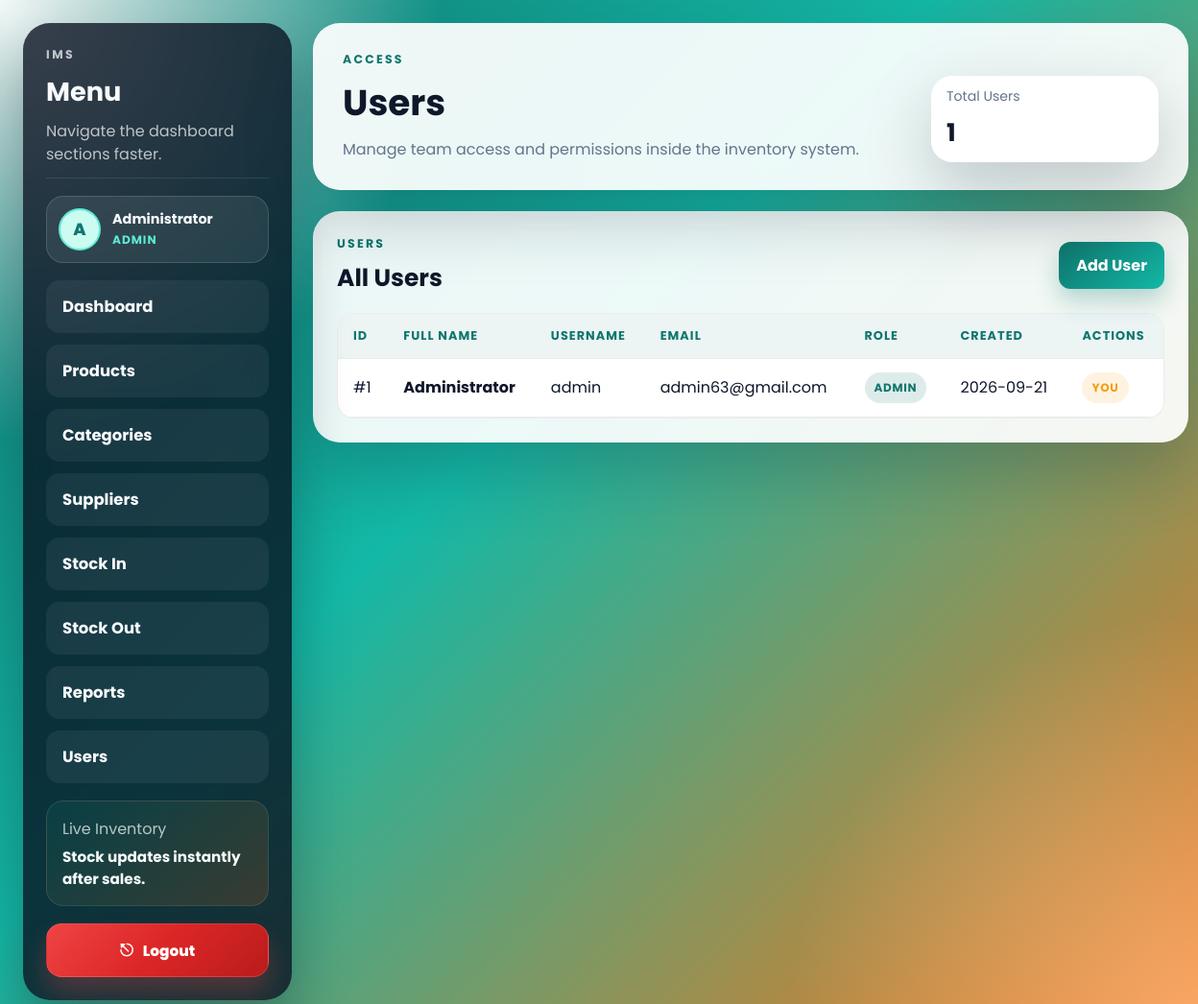
The app's page /users/list.php (signed in) with its own data.
### tables this page shows
CREATE TABLE users (
    id          INT AUTO_INCREMENT PRIMARY KEY,
    username    VARCHAR(50) UNIQUE NOT NULL,
    password    VARCHAR(255) NOT NULL,           
    full_name   VARCHAR(100) NOT NULL,
    email       VARCHAR(100),
    role        ENUM('admin','staff') NOT NULL DEFAULT 'staff',  
    created_at  TIMESTAMP DEFAULT CURRENT_TIMESTAMP,
    updated_at  TIMESTAMP DEFAULT CURRENT_TIMESTAMP ON UPDATE CURRENT_TIMESTAMP
);

### users/list.php (the view, shortened to what this page needs)
<?php
require $_SERVER['DOCUMENT_ROOT'] . '/Project_IMS/includes/db.php';
$users = $pdo->query("SELECT * FROM users ORDER BY created_at DESC")->fetchAll();
?>
<!DOCTYPE html>
<html lang="en">
<head>
    <link rel="stylesheet" href="/Project_IMS/assests/css/dashboard.css">
    <link rel="stylesheet" href="/Project_IMS/assests/css/sidebar-submenu.css">
    <link rel="stylesheet" href="/Project_IMS/assests/css/user_list.css">
</head>
<body>
    <div class="dashboard-layout">
        <aside class="sidebar">
            <div class="sidebar-brand">
                <p class="sidebar-kicker">IMS</p>
                <h2>Menu</h2>
                <p>Navigate the dashboard sections faster.</p>
            </div>
            <?php require $_SERVER['DOCUMENT_ROOT'] . '/Project_IMS/includes/sidebar_profile.php'; ?>
            <nav class="sidebar-nav" aria-label="Dashboard menu">
                <a href="/Project_IMS/dashboard.php">Dashboard</a>
                <a href="/Project_IMS/transactions/stock_in.php">Stock In</a>
                <a href="/Project_IMS/transactions/stock_out.php">Stock Out</a>
                <a href="/Project_IMS/reports/index.php">Reports</a>
                <?php if ($_SESSION['role'] === 'admin'): ?>
                <a href="/Project_IMS/users/list.php">Users</a>
                <?php endif; ?>
            </nav>
            <div class="sidebar-footer"><span>Live Inventory</span><strong>Stock updates instantly after sales.</strong></div>
            <a class="logout-btn" id="logoutBtn" href="/Project_IMS/auth/logout.php">Logout</a>
        </aside>
        <div class="dashboard-shell page-shell">
            <header class="dashboard-header">
                <div>
                    <p class="eyebrow">Access</p>
                    <h1>Users</h1>
                    <p class="subtitle">Manage team access and permissions inside the inventory system.</p>
                </div>
                <div class="header-metrics">
                    <div class="metric-card"><span>Total Users</span><strong><?= count($users) ?></strong></div>
                </div>
            </header>
            <section class="panel-table">
                <div class="panel-head">
                    <div>
                        <p class="panel-tag">Users</p>
                        <h2>All Users</h2>
                    </div>
                    <a href="./add.php" class="primary-btn">Add User</a>
                </div>
                <div class="table-wrap">
                    <table>
                        <thead>
                            <tr>
                                <th>ID</th>
                                <th>Full Name</th>
                                <th>Username</th>
                                <th>Email</th>
                                <th>Role</th>
                                <th>Created</th>
                                <th>Actions</th>
                            </tr>
                        </thead>
                        <tbody>
                            <?php if (empty($users)): ?>
                                <tr><td colspan="7" class="empty-state">No users found.</td></tr>
                            <?php else: ?>
                                <?php foreach ($users as $user): ?>
                                    <tr>
                                        <td>#<?= (int)$user['id'] ?></td>
                                        <td><strong><?= htmlspecialchars($user['full_name']) ?></strong></td>
                                        <td><?= htmlspecialchars($user['username']) ?></td>
                                        <td><?= htmlspecialchars($user['email']) ?></td>
                                        <td><span class="badge <?= htmlspecialchars($user['role']) ?>"><?= htmlspecialchars($user['role']) ?></span></td>
                                        <td><?= htmlspecialchars(date('Y-m-d', strtotime($user['created_at']))) ?></td>
                                        <td>
                                            <div class="action-group">
                                                <?php if ((int)$user['id'] !== (int)$_SESSION['user_id']): ?>
                                                    <a href="./delete.php?id=<?= (int)$user['id'] ?>" class="delete-btn" data-confirm="Delete this user?">Delete</a>
                                                <?php else: ?>
                                                    <span class="badge staff">You</span>
                                                <?php endif; ?>
                                            </div>
                                        </td>
                                    </tr>
                                <?php endforeach; ?>
                            <?php endif; ?>
                        </tbody>
                    </table>
                </div>
            </section>
        </div>
    </div>
</body>
</html>

### assests/css/user_list.css (style rules this page uses)
body { margin: 0; }
.page-shell { width: 100%; display: grid; gap: 22px; }
.panel-table { background: rgba(255,255,255,0.92); border-radius: 28px; border: 1px solid rgba(255,255,255,0.35); box-shadow: 0 28px 70px rgba(15,23,42,0.22); padding: 24px; }
.panel-head { display: flex; justify-content: space-between; align-items: center; gap: 12px; margin-bottom: 18px; flex-wrap: wrap; }
.panel-head h2 { margin-top: 8px; font-size: clamp(1.5rem, 2vw, 2.2rem); }
.table-wrap { overflow-x: auto; border-radius: 18px; border: 1px solid rgba(15,23,42,0.08); }
table { width: 100%; border-collapse: collapse; min-width: 860px; background: #fff; }
th, td { padding: 16px 18px; text-align: left; border-bottom: 1px solid rgba(15,23,42,0.08); }
thead th { background: rgba(15,118,110,0.08); color: var(--primary); text-transform: uppercase; letter-spacing: 0.08em; font-size: 0.8rem; }
.badge { display: inline-flex; align-items: center; justify-content: center; padding: 7px 10px; border-radius: 999px; font-size: 0.75rem; font-weight: 700; text-transform: uppercase; letter-spacing: 0.06em; }
.badge.admin { background: rgba(15,118,110,0.14); color: var(--primary); }
.badge.staff { background: rgba(245,158,11,0.12); color: var(--warning); }
.action-group { display: flex; gap: 8px; flex-wrap: wrap; }
.primary-btn { border: none; border-radius: 12px; padding: 12px 18px; font-weight: 700; cursor: pointer; text-decoration: none; color: #fff; background: linear-gradient(135deg, var(--primary), var(--primary-2)); }

### records on screen
users: id "1", full_name "Administrator", username "admin", email "admin63@gmail.com", role "ADMIN", created_at "2026-09-21", shows "YOU"

### other values on screen
substr($_SESSION['full_name'] ?? $_SESSION['username'] ?? 'U', 0, 1) "A"
$_SESSION['full_name'] "Administrator"
$_SESSION['role'] "ADMIN"
count($users) "1"
